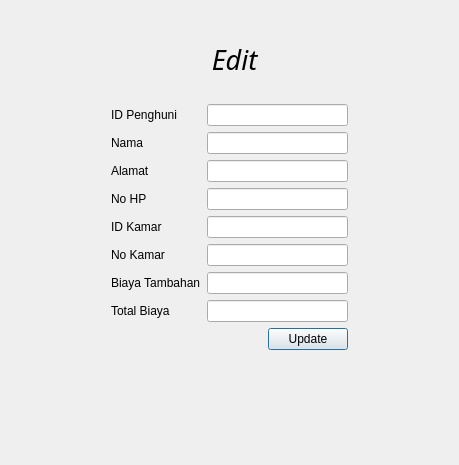
<?xml version="1.0" encoding="UTF-8"?>
<ui version="4.0">
 <class>Dialog_Add</class>
 <widget class="QDialog" name="Dialog_Add">
  <property name="geometry">
   <rect>
    <x>0</x>
    <y>0</y>
    <width>459</width>
    <height>465</height>
   </rect>
  </property>
  <property name="windowTitle">
   <string>Dialog</string>
  </property>
  <layout class="QGridLayout" name="gridLayout">
   <item row="6" column="4">
    <spacer name="horizontalSpacer_2">
     <property name="orientation">
      <enum>Qt::Horizontal</enum>
     </property>
     <property name="sizeType">
      <enum>QSizePolicy::Maximum</enum>
     </property>
     <property name="sizeHint" stdset="0">
      <size>
       <width>100</width>
       <height>20</height>
      </size>
     </property>
    </spacer>
   </item>
   <item row="6" column="2" colspan="2">
    <widget class="QLineEdit" name="input_noHp"/>
   </item>
   <item row="0" column="2">
    <spacer name="verticalSpacer">
     <property name="orientation">
      <enum>Qt::Vertical</enum>
     </property>
     <property name="sizeType">
      <enum>QSizePolicy::Minimum</enum>
     </property>
     <property name="sizeHint" stdset="0">
      <size>
       <width>20</width>
       <height>30</height>
      </size>
     </property>
    </spacer>
   </item>
   <item row="6" column="1">
    <widget class="QLabel" name="label_3">
     <property name="text">
      <string>No HP</string>
     </property>
    </widget>
   </item>
   <item row="1" column="2">
    <widget class="QLabel" name="label_6">
     <property name="font">
      <font>
       <family>Yrsa</family>
       <pointsize>20</pointsize>
       <italic>true</italic>
       <bold>false</bold>
      </font>
     </property>
     <property name="toolTip">
      <string>&lt;html&gt;&lt;head/&gt;&lt;body&gt;&lt;p align=&quot;justify&quot;&gt;Edit&lt;/p&gt;&lt;/body&gt;&lt;/html&gt;</string>
     </property>
     <property name="text">
      <string>Edit</string>
     </property>
     <property name="alignment">
      <set>Qt::AlignHCenter|Qt::AlignTop</set>
     </property>
    </widget>
   </item>
   <item row="3" column="1">
    <widget class="QLabel" name="label">
     <property name="text">
      <string>ID Penghuni</string>
     </property>
    </widget>
   </item>
   <item row="7" column="1">
    <widget class="QLabel" name="label_5">
     <property name="text">
      <string>ID Kamar</string>
     </property>
    </widget>
   </item>
   <item row="5" column="1">
    <widget class="QLabel" name="label_4">
     <property name="text">
      <string>Alamat </string>
     </property>
    </widget>
   </item>
   <item row="9" column="1">
    <widget class="QLabel" name="label_8">
     <property name="text">
      <string>Biaya Tambahan</string>
     </property>
    </widget>
   </item>
   <item row="7" column="2" colspan="2">
    <widget class="QLineEdit" name="input_idkmr"/>
   </item>
   <item row="4" column="2" colspan="2">
    <widget class="QLineEdit" name="input_nama"/>
   </item>
   <item row="9" column="2" colspan="2">
    <widget class="QLineEdit" name="input_biayaTambahan"/>
   </item>
   <item row="3" column="2" colspan="2">
    <widget class="QLineEdit" name="input_id"/>
   </item>
   <item row="10" column="1">
    <widget class="QLabel" name="lbl_totBiaya">
     <property name="text">
      <string>Total Biaya</string>
     </property>
    </widget>
   </item>
   <item row="5" column="2" colspan="2">
    <widget class="QLineEdit" name="input_alamat"/>
   </item>
   <item row="11" column="1">
    <widget class="QLabel" name="lbl_status">
     <property name="text">
      <string/>
     </property>
    </widget>
   </item>
   <item row="6" column="0">
    <spacer name="horizontalSpacer">
     <property name="orientation">
      <enum>Qt::Horizontal</enum>
     </property>
     <property name="sizeType">
      <enum>QSizePolicy::Maximum</enum>
     </property>
     <property name="sizeHint" stdset="0">
      <size>
       <width>100</width>
       <height>20</height>
      </size>
     </property>
    </spacer>
   </item>
   <item row="8" column="1">
    <widget class="QLabel" name="label_7">
     <property name="text">
      <string>No Kamar</string>
     </property>
    </widget>
   </item>
   <item row="4" column="1">
    <widget class="QLabel" name="label_2">
     <property name="text">
      <string>Nama</string>
     </property>
    </widget>
   </item>
   <item row="11" column="3">
    <widget class="QPushButton" name="pb_update">
     <property name="text">
      <string>Update</string>
     </property>
    </widget>
   </item>
   <item row="10" column="2" colspan="2">
    <widget class="QLineEdit" name="input_totBiaya"/>
   </item>
   <item row="12" column="1">
    <spacer name="verticalSpacer_2">
     <property name="orientation">
      <enum>Qt::Vertical</enum>
     </property>
     <property name="sizeType">
      <enum>QSizePolicy::Maximum</enum>
     </property>
     <property name="sizeHint" stdset="0">
      <size>
       <width>20</width>
       <height>200</height>
      </size>
     </property>
    </spacer>
   </item>
   <item row="8" column="2" colspan="2">
    <widget class="QLineEdit" name="input_kmr"/>
   </item>
   <item row="2" column="2">
    <spacer name="verticalSpacer_3">
     <property name="orientation">
      <enum>Qt::Vertical</enum>
     </property>
     <property name="sizeType">
      <enum>QSizePolicy::Minimum</enum>
     </property>
     <property name="sizeHint" stdset="0">
      <size>
       <width>20</width>
       <height>20</height>
      </size>
     </property>
    </spacer>
   </item>
  </layout>
 </widget>
 <resources/>
 <connections/>
</ui>
